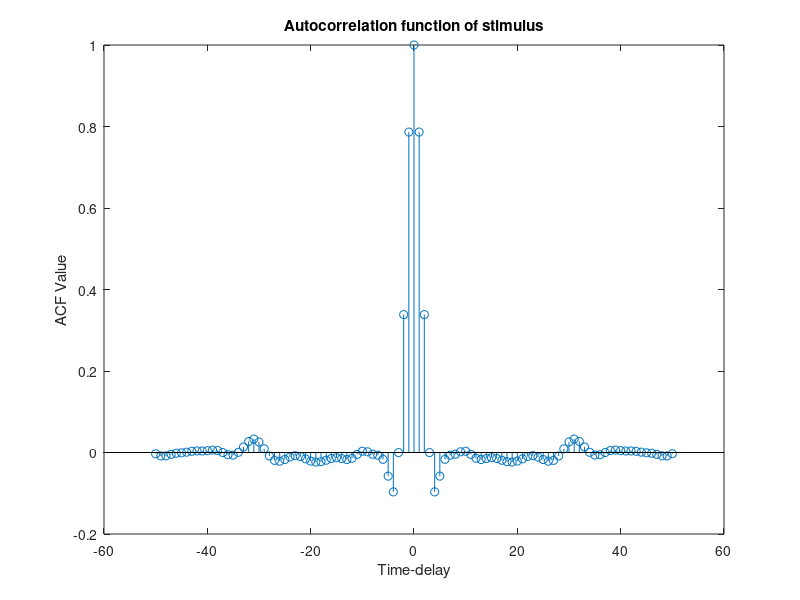
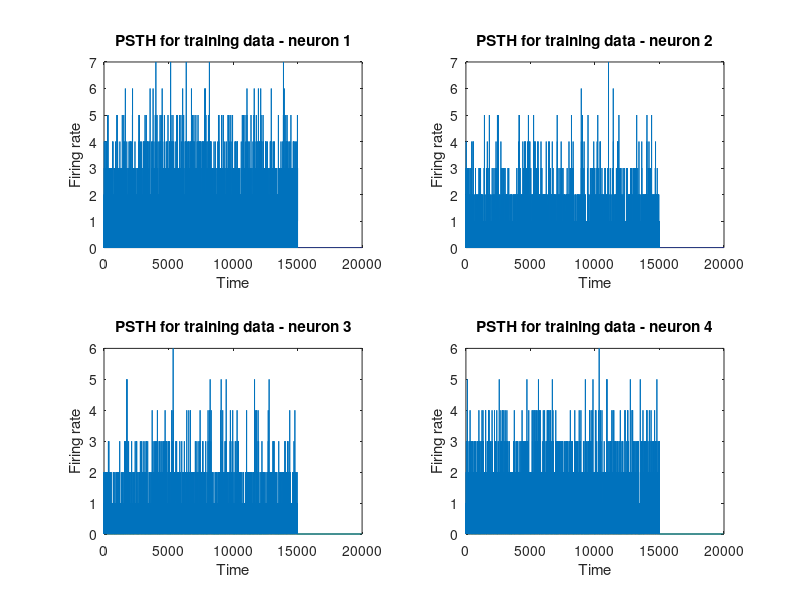
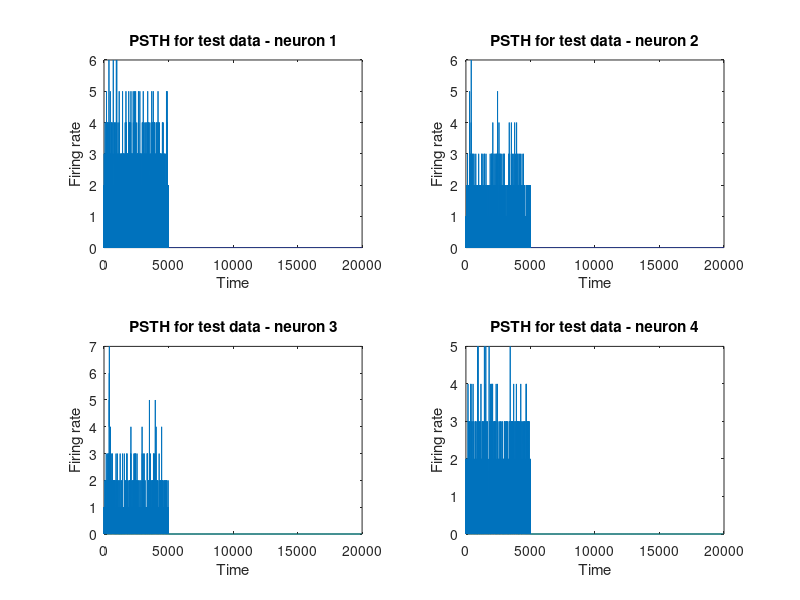

MATLAB code for these plots, in order: (Note: this script raises an error after producing the figures.)
close all;
load('data_cn_project_iii_a17.mat');

%% DATA SEPARATION
train_stm=Stimulus(1:15000);
test_stm=Stimulus(15001:20000);

for i=1:4
    for j=1:50
        train_spikes{i,j}=[];
        test_spikes{i,j}=[];
        curr_spike_times=All_Spike_Times{i,j};
        for k=1:length(curr_spike_times)
            if curr_spike_times(1,k)<15
                train_spikes{i,j}=[train_spikes{i,j},curr_spike_times(1,k)];
            else
                test_spikes{i,j}=[test_spikes{i,j},curr_spike_times(1,k)-15]; 
                %Spike timings considered from time after 15 seconds for test data
            end
        end
    end
end

%% PART1
max_delay=50;
[acf,lags]=xcorr(Stimulus,max_delay,'normalized');
figure
stem(lags,acf)
xlabel("Time-delay");
ylabel("ACF Value");
title("Autocorrelation function of stimulus");
%PLOT LOOKS LIKE DIRAC-DELTA FUNCTION

%% PART 2
binsize=0.001;
countspikes_train=zeros(4,20/binsize);
for i=1:4
    for j=1:50
        curr_spike_times_train=train_spikes{i,j};
        for k=1:length(curr_spike_times_train)
            countspikes_train(i,1+floor(curr_spike_times_train(1,k)*1000))=countspikes_train(i,1+floor(curr_spike_times_train(1,k)*1000))+1;
        end            
    end
end

countspikes_test=zeros(4,20/binsize);
for i=1:4
    for j=1:50
        curr_spike_times_test=test_spikes{i,j};
        for k=1:length(curr_spike_times_test)
            countspikes_test(i,1+floor(curr_spike_times_test(1,k)*1000))=countspikes_test(i,1+floor(curr_spike_times_test(1,k)*1000))+1;
        end            
    end
end

figure
subplot(2,2,1);
plot(countspikes_train(1,1:20000))
ylabel("Firing rate");
xlabel("Time");
title("PSTH for training data - neuron 1");
subplot(2,2,2);
plot(countspikes_train(2,1:20000))
ylabel("Firing rate");
xlabel("Time");
title("PSTH for training data - neuron 2");
subplot(2,2,3);
plot(countspikes_train(3,1:20000))
ylabel("Firing rate");
xlabel("Time");
title("PSTH for training data - neuron 3");
subplot(2,2,4);
plot(countspikes_train(4,1:20000))
ylabel("Firing rate");
xlabel("Time");
title("PSTH for training data - neuron 4");


figure
subplot(2,2,1);
plot(countspikes_test(1,1:20000))
ylabel("Firing rate");
xlabel("Time");
title("PSTH for test data - neuron 1");
subplot(2,2,2);
plot(countspikes_test(2,1:20000))
ylabel("Firing rate");
xlabel("Time");
title("PSTH for test data - neuron 2");
subplot(2,2,3);
plot(countspikes_test(3,1:20000))
ylabel("Firing rate");
xlabel("Time");
title("PSTH for test data - neuron 3");
subplot(2,2,4);
plot(countspikes_test(4,1:20000))
ylabel("Firing rate");
xlabel("Time");
title("PSTH for test data - neuron 4");


%% PART 3
binsizes=[0.01,0.02,0.05,0.1,0.2,0.5];
for d=1:length(binsizes)
    countspikes=zeros(4,50,20/binsizes(d));
    figure
    sgtitle(["Mean-variance scatter plot for bin size of",num2str(binsizes(d))]);
    for i=1:4    
        for j=1:50
            curr_spike_times=All_Spike_Times{i,j};
            for k=1:length(curr_spike_times)
                countspikes(i,j,1+floor(curr_spike_times(1,k)*1./binsizes(d)))=countspikes(i,j,1+floor(curr_spike_times(1,k)*1./binsizes(d)))+1;
            end            
        end
        meanval=mean(countspikes(i,:,:),2);
        varval=var(countspikes(i,:,:),1,2);
        subplot(2,2,i);
        scatter(meanval,varval)
        xlabel("mean");
        ylabel("variance");
        title(["Neuron",num2str(i)]);
    end    
end
%Poisson process if mean vs variance curve looks like y=x line because mean
%and variance are equal for Poisson
%On increasing bin size, Poisson property is lost

%% PART 4
windowsize=100;
sta_array=zeros(4,100);
train_stm_part4=train_stm;
train_stm_part4(1:windowsize)=0;
numspike=0;
figure
sgtitle("Spike Triggered Averages for four neurons");
for i=1:4
    avg=zeros(1,100);
    for j=1:50
        curr_spike_times_train=train_spikes{i,j};
        for k=1:length(curr_spike_times_train)
            window=1+floor(curr_spike_times_train(k)*1000)-(windowsize-1):1+floor(curr_spike_times_train(k)*1000);
            if(window(1)>=1)
                avg=avg+train_stm_part4(flip(window)); %Flip so that delays from left to right increasing
            end 
        end
        numspike=numspike+length(curr_spike_times_train);     
    end
    avg=avg./numspike;
    sta_array(i,:)=avg;
    subplot(2,2,i)
    plot(avg)
    xlabel("Time");
    ylabel("STA");
    ylim([-0.06 0.06]);
    title(["Neuron",num2str(i)]);
end

%% CORRECTION FOR NON-GAUSSIANITY
corr_new=zeros(101);
for i = 0:100
    for l=1:20000-i
        corr_new(i+1)=corr_new(i+1)+(Stimulus(l)*Stimulus(l+i));
    end
    corr_new(i+1)=corr_new(i+1)/(20000-i);
end
corr_mat=zeros(100,100);

for row=1:100
    for col=1:100
        corr_mat(row,col)=corr_new(abs(row-col)+1);
    end
end
cssinv=inv(corr_mat);

figure
sgtitle("Spike Triggered Averages for four neurons after non-Gaussianity correction with Css inverse");
new_ar=zeros(100,4);
for i=1:4
    new_ar(:,i)=cssinv*sta_array(i,:)';
    subplot(2,2,i)
    plot(new_ar(:,i))
    xlabel("Time");
    ylabel("STA");
    %ylim([-0.06 0.06]);
    title(["Neuron",num2str(i)]);
end

%NO GOOD RESULT WITH CSS AND CORRECTION AS ALREADY GAUSSIAN NATURE 
%AND ONLY SOME ERROR TERMS COME INTO CSS-INVERSE 
%% PART 5
y_est=zeros(4,15099);
for i=1:4
    y_est(i,:)=conv(sta_array(i,:),train_stm);
end
lambda_est=zeros(4,15000);
lambda_est(:,1:15000)=countspikes_train(:,1:15000);
x=y_est(:,1:15000);
y=lambda_est(:,1:15000);

bin_size = 100; %estimated y and estimated lambda grouped into bins 
%for better visibility of scatter plots and better curve fitting
    for i = 1:ceil(15000/bin_size)
        e = i*bin_size;
        if e>15000
            e=15000;
        end
        x1(i)= mean(x(1,(1+(i-1)*bin_size):e));
        x2(i)= mean(x(2,(1+(i-1)*bin_size):e));
        x3(i)= mean(x(3,(1+(i-1)*bin_size):e));
        x4(i)= mean(x(4,(1+(i-1)*bin_size):e));
    
        y1(i)= mean(y(1,(1+(i-1)*bin_size):e));
        y2(i)= mean(y(2,(1+(i-1)*bin_size):e));
        y3(i)= mean(y(3,(1+(i-1)*bin_size):e));
        y4(i)= mean(y(4,(1+(i-1)*bin_size):e));
    end
    
    figure()
    subplot(2,2,1)
    scatter(x1, y1)
    title('Measured \lambda(t) vs y(t) for neuron 1')
    xlabel('y(t) = convolution of s(t) and h(t)')
    ylabel('\lambda(t)')
    subplot(2,2,2)
    scatter(x2, y2)
    title('Measured \lambda(t) vs y(t) for neuron 2')
    xlabel('y(t) = convolution of s(t) and h(t)')
    ylabel('\lambda(t)')
    subplot(2,2,3)
    scatter(x3, y3)
    title('Measured \lambda(t) vs y(t) for neuron 3')
    xlabel('y(t) = convolution of s(t) and h(t)')
    ylabel('\lambda(t)')
    subplot(2,2,4)
    scatter(x4, y4)
    title('Measured \lambda(t) vs y(t) for neuron 4')
    xlabel('y(t) = convolution of s(t) and h(t)')
    ylabel('\lambda(t)')
    
    poly_order=1;
    %%Sigmoid fitting function approximation is given below:
    fsigm = @(param,xval) param(1)+(param(2)-param(1))./(1+10.^((param(3)-xval)*param(4)));
    figure
    p1=polyfit(x1,y1,poly_order);
    %p1=sigm_fit(x1,y1,[],[],0);
    x_axis = linspace(min(x1),max(x1));
    y_axis = polyval(p1,x_axis);
    %y_axis = fsigm(p1,x_axis);
    subplot(2,2,1)
    plot(x1,y1,'o')
    hold on
    plot(x_axis,y_axis)
    hold off
    title('f(t) estimated from scatter plot between y(t) and \lambda(t)')
    xlabel('y(t) = convolution of s(t) and h(t)')
    ylabel('\lambda(t)')
    
    %p2=sigm_fit(x2,y2,[],[],0);
    p2=polyfit(x2,y2,poly_order);
    x_axis = linspace(min(x2),max(x2));
    y_axis = polyval(p2,x_axis);
    %y_axis = fsigm(p2,x_axis);
    subplot(2,2,2)
    plot(x2,y2,'o')
    hold on
    plot(x_axis,y_axis)
    hold off
    title('f(t) estimated from scatter plot between y(t) and \lambda(t)')
    xlabel('y(t) = convolution of s(t) and h(t)')
    ylabel('\lambda(t)')
    
    p3=polyfit(x3,y3,poly_order);
    %p3=sigm_fit(x3,y3,[],[],0);
    x_axis = linspace(min(x3),max(x3));
    %y_axis = fsigm(p3,x_axis);
    y_axis = polyval(p3,x_axis);
    subplot(2,2,3)
    plot(x3,y3,'o')
    hold on
    plot(x_axis,y_axis)
    hold off
    title('f(t) estimated from scatter plot between y(t) and \lambda(t)')
    xlabel('y(t) = convolution of s(t) and h(t)')
    ylabel('\lambda(t)')
    
    p4=polyfit(x4,y4,poly_order);
    %p4=sigm_fit(x4,y4,[],[],0);
    x_axis = linspace(min(x4),max(x4));
    %y_axis = fsigm(p4,x_axis);
    y_axis = polyval(p4,x_axis);
    subplot(2,2,4)
    plot(x4,y4,'o')
    hold on
    plot(x_axis,y_axis)
    hold off
    title('f(t) estimated from scatter plot between y(t) and \lambda(t)')
    xlabel('y(t) = convolution of s(t) and h(t)')
    ylabel('\lambda(t)')
    
%% PART 6
%PREDICTION OF RESPONSE FOR LAST 5 SECONDS
windowsize=100;
sta_array_test=zeros(4,100);
test_stm_part4=zeros(1,5100);
test_stm_part4(windowsize+1:5100)=test_stm;
test_stm_part4(1:windowsize)=0;
numspike=0;
for i=1:4
    avg=zeros(1,100);
    for j=1:50
        curr_spike_times_train=test_spikes{i,j};
        for k=1:length(curr_spike_times_train)
            window=1+floor(curr_spike_times_train(k)*1000)-(windowsize-1):1+floor(curr_spike_times_train(k)*1000);
            if(window(1)>=1)
                avg=avg+test_stm_part4(flip(window)); %Flip so that delays from left to right increasing
            end 
        end
        numspike=numspike+length(curr_spike_times_train);     
    end
    avg=avg./numspike;
    sta_array_test(i,:)=avg;
end

y_pred=zeros(4,5099);
for i=1:4
   y_pred(i,:)=conv(sta_array_test(i,:),test_stm);
end

%lambda_est=zeros(4,5000);
fsigm = @(param,xval) param(1)+(param(2)-param(1))./(1+10.^((param(3)-xval)*param(4)));    
x=countspikes_test(:,1:5000);
y=y_pred(:,1:5000);
bin_size = 100; %estimated y and estimated lambda grouped into bins 
%for better visibility of scatter plots and better curve fitting
    for i = 1:ceil(5000/bin_size)
        e = i*bin_size;
        if e>5000
            e=5000;
        end
        x1(i)= mean(x(1,(1+(i-1)*bin_size):e));
        x2(i)= mean(x(2,(1+(i-1)*bin_size):e));
        x3(i)= mean(x(3,(1+(i-1)*bin_size):e));
        x4(i)= mean(x(4,(1+(i-1)*bin_size):e));
    
        y1(i)= mean(y(1,(1+(i-1)*bin_size):e));
        y2(i)= mean(y(2,(1+(i-1)*bin_size):e));
        y3(i)= mean(y(3,(1+(i-1)*bin_size):e));
        y4(i)= mean(y(4,(1+(i-1)*bin_size):e));
    end
    %y1=fsigm(p1,y1); %p1,p2,p3,p4 are parameters learnt from training data
    %y2=fsigm(p2,y2);
    %y3=fsigm(p3,y3);
    %y4=fsigm(p4,y4);
    y1=polyval(p1,y1); %p1,p2,p3,p4 are parameters learnt from training data
    y2=polyval(p2,y2);
    y3=polyval(p3,y3);
    y4=polyval(p4,y4);
    figure()
    subplot(2,2,1)
    scatter(x1, y1)
    title('Measured vs predicted PSTH for neuron 1')
    xlabel('Measured \lambda(t)')
    ylabel('Predicted \lambda(t)')
    subplot(2,2,2)
    scatter(x2, y2)
    title('Measured vs predicted PSTH for neuron 2')
    xlabel('Measured \lambda(t)')
    ylabel('Predicted \lambda(t)')
    subplot(2,2,3)
    scatter(x3, y3)
    title('Measured vs predicted PSTH for neuron 3')
    xlabel('Measured \lambda(t)')
    ylabel('Predicted \lambda(t)')
    subplot(2,2,4)
    scatter(x4, y4)
    title('Measured vs predicted PSTH for neuron 4')
    xlabel('Measured \lambda(t)')
    ylabel('Predicted \lambda(t)')

    
%FROM THE PLOTS FOR BOTH SIGMOID AND LINEAR CURVE FITTINGS, WE FIND THAT A
%PART OF THE DATA HAS MEASURED AND PREDICTED VALUES CORRESPONDING VERY WELL
%WHILE ANOTHER PORTION OF THE DATA HAS MEASURED AND PREDICTED VALUES
%SIGNIFICANTLY DIFFERENT AND THESE CORRESPOND TO THE NOISE POINTS IN THE
%DATA. THE TWO REGIONS ARE VERY WELL SEPARATED IN THESE CASES

%CORRELATION COEFF
r_square=zeros(1,4);
r=corrcoef(x1,y1);
r_square(1)=r(1,2).^2;
r=corrcoef(x2,y2);
r_square(2)=r(1,2).^2;
r=corrcoef(x3,y3);
r_square(3)=r(1,2).^2;
r=corrcoef(x4,y4);
r_square(4)=r(1,2).^2;
%IDEALLY CORRELLATION COEFFICIENTS SHOULD BE +1

%REST OF PART 6 involving modification of h(t) vector to reduce
%overfitting
sta_array_new=sta_array;

%%NEED TO REMOVE MIN ELEMENT, NOT SORT THE ORIGINAL ARRAY
r_square_ar=zeros(4,100);    
for j=1:100
    for p=1:4
       ar=abs(sta_array_new(p,:));  
       for d=1:100
           if(ar(d)==0)
               ar(d)=inf;
           end
       end
       [minvalue,pos]=min(ar); 
       sta_array_new(p,pos)=0; %min abs value element in h(t)(STA) is set to 0
    end
    y_est=zeros(4,15099);
    for i=1:4
        y_est(i,:)=conv(sta_array_new(i,:),train_stm);
    end
    lambda_est=zeros(4,15000);
    lambda_est(:,1:15000)=countspikes_train(:,1:15000);
    x=y_est(:,1:15000);
    y=lambda_est(:,1:15000);
    
    bin_size = 100; %estimated y and estimated lambda grouped into bins 
    %for better visibility of scatter plots and better curve fitting
        for i = 1:ceil(15000/bin_size)
            e = i*bin_size;
            if e>15000
                e=15000;
            end
            x1(i)= mean(x(1,(1+(i-1)*bin_size):e));
            x2(i)= mean(x(2,(1+(i-1)*bin_size):e));
            x3(i)= mean(x(3,(1+(i-1)*bin_size):e));
            x4(i)= mean(x(4,(1+(i-1)*bin_size):e));
        
            y1(i)= mean(y(1,(1+(i-1)*bin_size):e));
            y2(i)= mean(y(2,(1+(i-1)*bin_size):e));
            y3(i)= mean(y(3,(1+(i-1)*bin_size):e));
            y4(i)= mean(y(4,(1+(i-1)*bin_size):e));
        end
        
        poly_order=1;
        %%Sigmoid fitting function approximation is given below:
        fsigm = @(param,xval) param(1)+(param(2)-param(1))./(1+10.^((param(3)-xval)*param(4)));
        p1=polyfit(x1,y1,poly_order);
        %p1=sigm_fit(x1,y1,[],[],0);
        
        %p2=sigm_fit(x2,y2,[],[],0);
        p2=polyfit(x2,y2,poly_order);
        
        p3=polyfit(x3,y3,poly_order);
        %p3=sigm_fit(x3,y3,[],[],0);
        
        p4=polyfit(x4,y4,poly_order);
        %p4=sigm_fit(x4,y4,[],[],0);
        
    windowsize=100;
    sta_array_test=zeros(4,100);
    test_stm_part4=zeros(1,5100);
    test_stm_part4(windowsize+1:5100)=test_stm;
    test_stm_part4(1:windowsize)=0;
    numspike=0;
    for i=1:4
        avg=zeros(1,100);
        for f=1:50
            curr_spike_times_train=test_spikes{i,f};
            for k=1:length(curr_spike_times_train)
                window=1+floor(curr_spike_times_train(k)*1000)-(windowsize-1):1+floor(curr_spike_times_train(k)*1000);
                if(window(1)>=1)
                    avg=avg+test_stm_part4(flip(window)); %Flip so that delays from left to right increasing
                end 
            end
            numspike=numspike+length(curr_spike_times_train);     
        end
        avg=avg./numspike;
        sta_array_test(i,:)=avg;
    end

    y_pred=zeros(4,5099);
    for i=1:4
       y_pred(i,:)=conv(sta_array_test(i,:),test_stm);
    end

    %lambda_est=zeros(4,5000);
    fsigm = @(param,xval) param(1)+(param(2)-param(1))./(1+10.^((param(3)-xval)*param(4)));    
    x=countspikes_test(:,1:5000);
    y=y_pred(:,1:5000);
    bin_size = 100; %estimated y and estimated lambda grouped into bins 
    %for better visibility of scatter plots and better curve fitting
        for i = 1:ceil(5000/bin_size)
            e = i*bin_size;
            if e>5000
                e=5000;
            end
            x1(i)= mean(x(1,(1+(i-1)*bin_size):e));
            x2(i)= mean(x(2,(1+(i-1)*bin_size):e));
            x3(i)= mean(x(3,(1+(i-1)*bin_size):e));
            x4(i)= mean(x(4,(1+(i-1)*bin_size):e));

            y1(i)= mean(y(1,(1+(i-1)*bin_size):e));
            y2(i)= mean(y(2,(1+(i-1)*bin_size):e));
            y3(i)= mean(y(3,(1+(i-1)*bin_size):e));
            y4(i)= mean(y(4,(1+(i-1)*bin_size):e));
        end
        %y1=fsigm(p1,y1); %p1,p2,p3,p4 are parameters learnt from training data
        %y2=fsigm(p2,y2);
        %y3=fsigm(p3,y3);
        %y4=fsigm(p4,y4);
        y1=polyval(p1,y1); %p1,p2,p3,p4 are parameters learnt from training data
        y2=polyval(p2,y2);
        y3=polyval(p3,y3);
        y4=polyval(p4,y4);
        
        
        r=corrcoef(x1,y1);
        r_square_ar(1,j)=r(1,2).^2;
        r=corrcoef(x2,y2);
        r_square_ar(2,j)=r(1,2).^2;
        r=corrcoef(x3,y3);
        r_square_ar(3,j)=r(1,2).^2;
        r=corrcoef(x4,y4);
        r_square_ar(4,j)=r(1,2).^2;
        
end
figure
for k=1:4
    subplot(2,2,k);
    plot(r_square_ar(k,:));
    title("r-squared vs number of parameters removed");
    xlabel("Number of parameters removed");
    ylabel("square of correlation coeff.");
end

%In the cases of all 4 neurons, a peak in test accuracy from correlation coeff.
%is obtained for certain number of parameters removed


%FOR PART 7, Do part B as it is independent of the previous questions 


%% SIGMOID FUNCTION FOR CURVE FITTING
%%THIS FUNCTION IS DOWNLOADED FROM MATHWORKS WEBSITE FOR SIGMOID CURVE
%%FITTING
function [param,stat]=sigm_fit(x,y,fixed_params,initial_params,plot_flag)
% Optimization of parameters of the sigmoid function
%
% Syntax:
%       [param]=sigm_fit(x,y)       
%
%       that is the same that
%       [param]=sigm_fit(x,y,[],[],[])     % no fixed_params, automatic initial_params
%
%       [param]=sigm_fit(x,y,fixed_params)        % automatic initial_params
%       [param]=sigm_fit(x,y,[],initial_params)   % use it when the estimation is poor
%       [param]=sigm_fit(x,y,fixed_params,initial_params,plot_flag)
%
% param = [min, max, x50, slope]
%
% if fixed_params=[NaN, NaN , NaN , NaN]        % or fixed_params=[]
% optimization of "min", "max", "x50" and "slope" (default)
%
% if fixed_params=[0, 1 , NaN , NaN]
% optimization of x50 and slope of a sigmoid of ranging from 0 to 1
%
%
% Additional information in the second output, STAT
% [param,stat]=sigm_fit(x,y,fixed_params,initial_params,plot_flag)
%
%
% Example:
% %% generate data vectors (x and y)
% fsigm = @(param,xval) param(1)+(param(2)-param(1))./(1+10.^((param(3)-xval)*param(4)))
% param=[0 1 5 1];  % "min", "max", "x50", "slope"
% x=0:0.1:10;
% y=fsigm(param,x) + 0.1*randn(size(x));
%
% %% standard parameter estimation
% [estimated_params]=sigm_fit(x,y)
%
% %% parameter estimation with forced 0.5 fixed min
% [estimated_params]=sigm_fit(x,y,[0.5 NaN NaN NaN])
%
% %% parameter estimation without plotting
% [estimated_params]=sigm_fit(x,y,[],[],0)
%
%
% Doubts, bugs: rpavao@gmail.com
% Downloaded from http://www.mathworks.com/matlabcentral/fileexchange/42641-sigmoid-logistic-curve-fit
% warning off
x=x(:);
y=y(:);
if nargin<=1 %fail
    fprintf('');
    help sigm_fit
    return
end
automatic_initial_params=[quantile(y,0.05) quantile(y,0.95) NaN 1];
if sum(y==quantile(y,0.5))==0
    temp=x(y==quantile(y(2:end),0.5));    
else
    temp=x(y==quantile(y,0.5));
end
automatic_initial_params(3)=temp(1);
if nargin==2 %simplest valid input
    fixed_params=NaN(1,4);
    initial_params=automatic_initial_params;
    plot_flag=1;    
end
if nargin==3
    initial_params=automatic_initial_params;
    plot_flag=1;    
end
if nargin==4
    plot_flag=1;    
end
if exist('fixed_params','var')
    if isempty(fixed_params)
        fixed_params=NaN(1,4);
    end
end
if exist('initial_params','var')
    if isempty(initial_params)
        initial_params=automatic_initial_params;
    end
end
if exist('plot_flag','var')
    if isempty(plot_flag)
        plot_flag=1;
    end
end
%p(1)=min; p(2)=max-min; p(3)=x50; p(4)=slope como em Y=Bottom + (Top-Bottom)/(1+10^((LogEC50-X)*HillSlope))
%f = @(p,x) p(1) + (p(2)-p(1)) ./ (1 + 10.^((p(3)-x)*p(4)));
f_str='f = @(param,xval)';
free_param_count=0;
bool_vec=NaN(1,4);
for i=1:4;
    if isnan(fixed_params(i))
        free_param_count=free_param_count+1;
        f_str=[f_str ' param(' num2str(free_param_count) ')'];
        bool_vec(i)=1;
    else
        f_str=[f_str ' ' num2str(fixed_params(i))];
        bool_vec(i)=0;
    end
    if i==1; f_str=[f_str ' + (']; end
    if i==2;
        if isnan(fixed_params(1))            
            f_str=[f_str '-param(1) )./ (   1 + 10.^( (']; 
        else
            f_str=[f_str '-' num2str(fixed_params(1)) ')./ (1 + 10.^((']; 
        end
    end    
    if i==3; f_str=[f_str ' - xval ) *']; end
    if i==4; f_str=[f_str ' )   );']; end
end
eval(f_str)
[BETA,RESID,J,COVB,MSE] = nlinfit(x,y,f,initial_params(bool_vec==1));
stat.param=BETA';
% confidence interval of the parameters
stat.paramCI = nlparci(BETA,RESID,'Jacobian',J);
% confidence interval of the estimation
[stat.ypred,delta] = nlpredci(f,x,BETA,RESID,'Covar',COVB);
stat.ypredlowerCI = stat.ypred - delta;
stat.ypredupperCI = stat.ypred + delta;
% plot(x,y,'ko') % observed data
% hold on
% plot(x,ypred,'k','LineWidth',2)
% plot(x,[lower,upper],'r--','LineWidth',1.5)
free_param_count=0;
for i=1:4;
    if isnan(fixed_params(i))
        free_param_count=free_param_count+1;
        param(i)=BETA(free_param_count);
    else
        param(i)=fixed_params(i);
    end    
end
    
if plot_flag==1 
    x_vector=min(x):(max(x)-min(x))/100:max(x);
    plot(x,y,'k.',x_vector,f(param(isnan(fixed_params)),x_vector),'r-')
    xlim([min(x) max(x)])
end
end